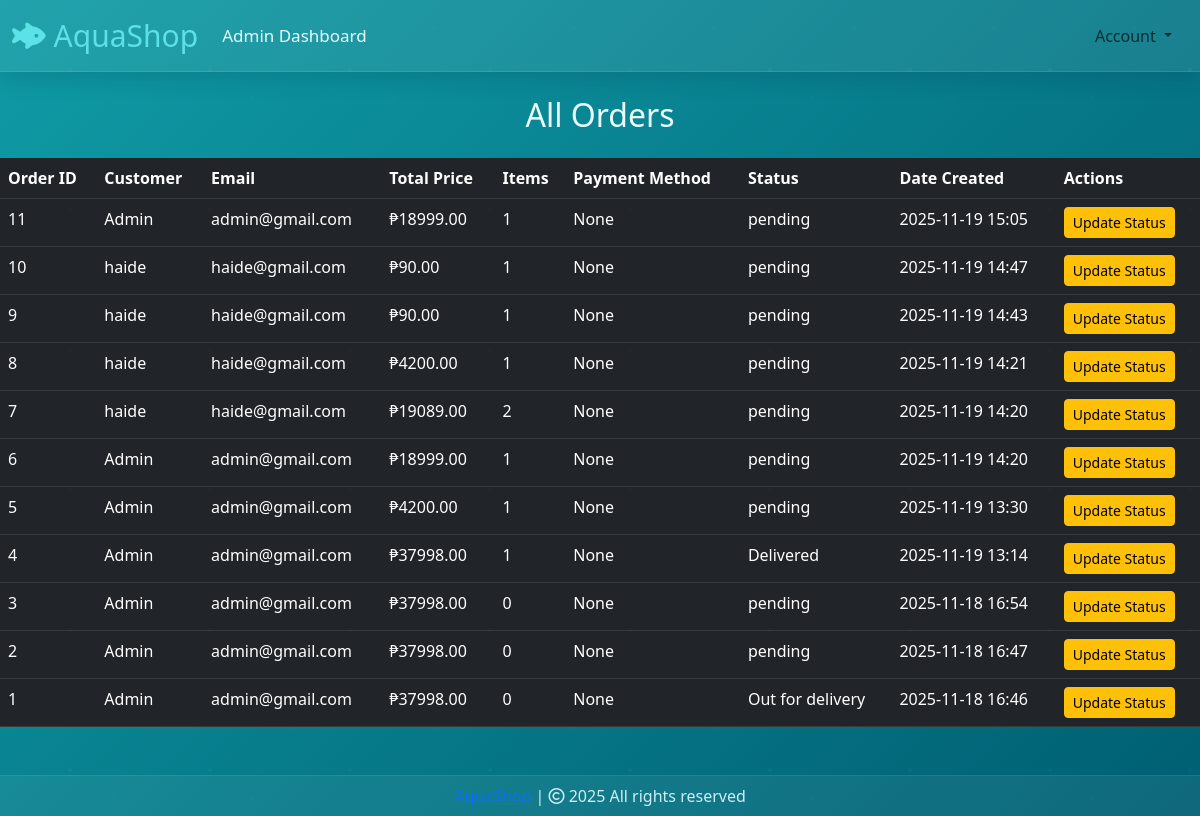
The page /admin/orders (signed in) on the database as committed earlier.
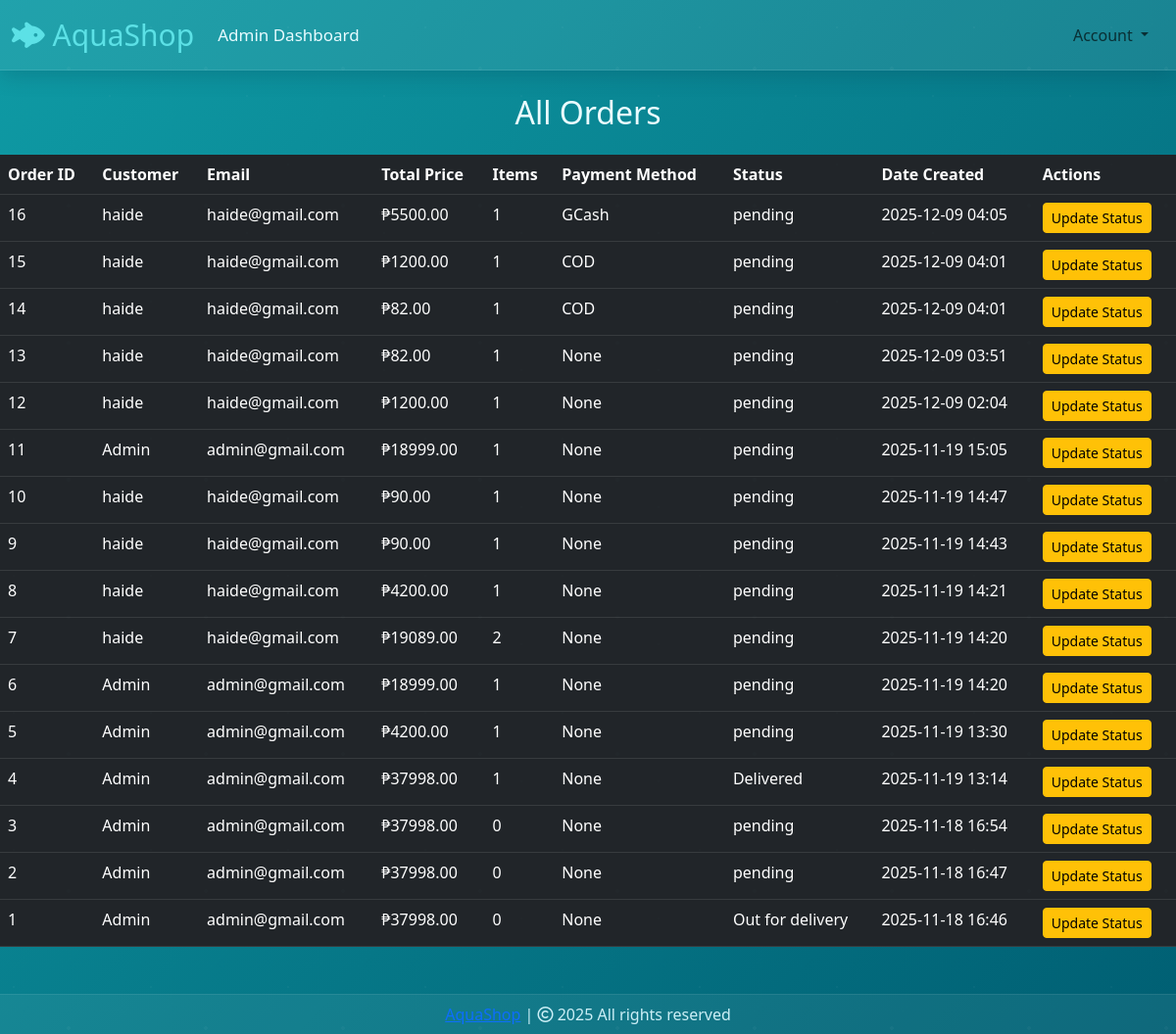
The same page on the database as committed later.
### website/models.py (models this page shows, shortened)
class Order(db.Model):
    __tablename__ = 'orders'
    id = db.Column(db.Integer, primary_key=True)
    customer_id = db.Column(db.Integer, db.ForeignKey('customer.id'), nullable=False)
    total_price = db.Column(db.Float, nullable=False)
    payment_method = db.Column(db.String(50))
    status = db.Column(db.String(50), default="Pending")
    payment_reference = db.Column(db.String(200), nullable=True)
    date_created = db.Column(db.DateTime, default=datetime.utcnow)
    items = db.relationship("OrderItem", backref="order", lazy=True, cascade="all, delete-orphan")

class Customer(db.Model, UserMixin):
    id = db.Column(db.Integer, primary_key=True)
    email = db.Column(db.String(100), unique=True)
    username = db.Column(db.String(100))
    password_hash = db.Column(db.String(150))
    date_joined = db.Column(db.DateTime(), default=datetime.utcnow)
    cart_items = db.relationship('Cart', backref='customer', lazy=True)
    orders = db.relationship('Order', backref='customer', lazy=True)
    @property
    def password(self):
        raise AttributeError('Password is not readable.')

### website/views.py (the view)
@views.route("/admin/orders")
@login_required
def admin_orders():
    if current_user.id != 1:
        return redirect(url_for('views.home'))
    orders = Order.query.order_by(Order.date_created.desc()).all()
    return render_template("view_orders.html", orders=orders)

### website/__init__.py (called while the page is built)
def create_app():
    app = Flask(__name__)
    app.config['SECRET_KEY'] = 'hbnwdvbn ajnbsjn ahe'
    app.config['SQLALCHEMY_DATABASE_URI'] = f'sqlite:///{DB_NAME}'
    db.init_app(app)
    @app.errorhandler(404)
    def page_not_found(error):
        return render_template('404.html')
    login_manager = LoginManager()
    login_manager.init_app(app)
    login_manager.login_view = 'auth.login'
    @login_manager.user_loader
    def load_user(id):
        return Customer.query.get(int(id))
    from .views import views
    from .auth import auth
    from .admin import admin
    from .models import Customer, Cart, Product, Order
    app.register_blueprint(views, url_prefix='/') # localhost:5000/about-us
    app.register_blueprint(auth, url_prefix='/') # localhost:5000/auth/change-password
    app.register_blueprint(admin, url_prefix='/')
    return app

### website/templates/view_orders.html (shortened to what this page needs)
{% extends 'base.html' %}
{% block body %}
<h2 class="text-center mt-4 mb-4">All Orders</h2>
<table class="table table-dark table-hover">
<thead>
    <tr>
        <th>Order ID</th>
        <th>Customer</th>
        <th>Email</th>
        <th>Total Price</th>
        <th>Items</th>
        <th>Payment Method</th>
        <th>Status</th>
        <th>Date Created</th>
        <th>Actions</th>
    </tr>
</thead>
<tbody>
    {% for order in orders %}
    <tr>
        <td>{{ order.id }}</td>
        <td>{{ order.customer.username }}</td>
        <td>{{ order.customer.email }}</td>
        <td>₱{{ "%.2f"|format(order.total_price) }}</td>
        <td>{{ order.items|length }}</td>
        <td>{{ order.payment_method }}</td>
        <td>{{ order.status }}</td>
        <td>{{ order.date_created.strftime('%Y-%m-%d %H:%M') }}</td>
        <td>
            <a href="{{ url_for('admin.update_order', order_id=order.id) }}" class="btn btn-warning btn-sm">Update Status</a>
        </td>
    </tr>
    {% else %}
    <tr>
        <td colspan="9" class="text-center">No orders found.</td>
    </tr>
    {% endfor %}
</tbody>
</table>
{% endblock %}

Rows that differ between the two databases and show on the page:
added Order: id "16", customer.username "haide", customer.email "haide@gmail.com", total_price "5500.00", items|length "1", payment_method "GCash", status "pending", date_created "2025-12-09 04:05"
added Order: id "15", customer.username "haide", customer.email "haide@gmail.com", total_price "1200.00", items|length "1", payment_method "COD", status "pending", date_created "2025-12-09 04:01"
added Order: id "14", customer.username "haide", customer.email "haide@gmail.com", total_price "82.00", items|length "1", payment_method "COD", status "pending", date_created "2025-12-09 04:01"
added Order: id "13", customer.username "haide", customer.email "haide@gmail.com", total_price "82.00", items|length "1", payment_method "None", status "pending", date_created "2025-12-09 03:51"
added Order: id "12", customer.username "haide", customer.email "haide@gmail.com", total_price "1200.00", items|length "1", payment_method "None", status "pending", date_created "2025-12-09 02:04"
